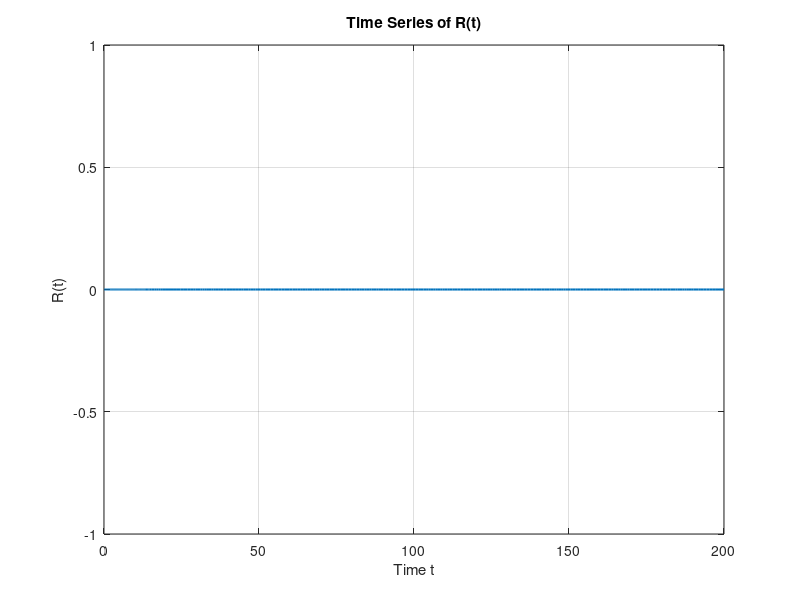
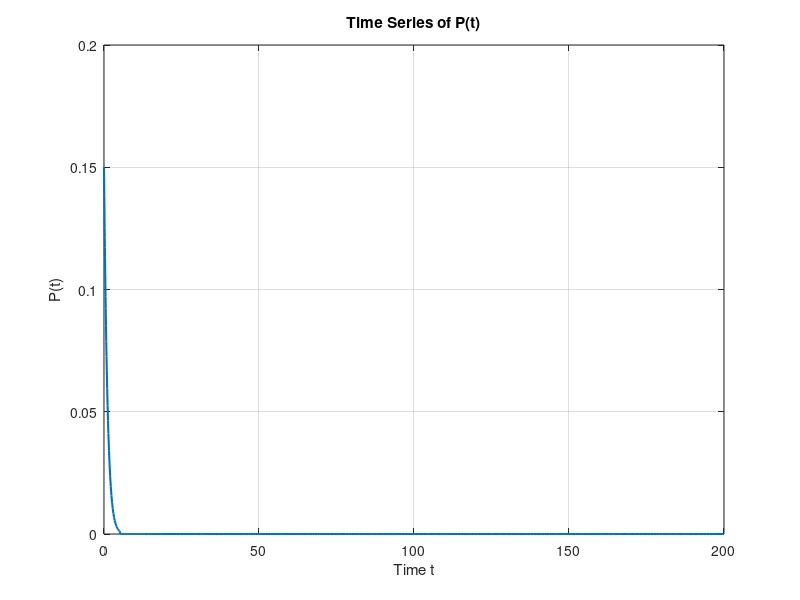
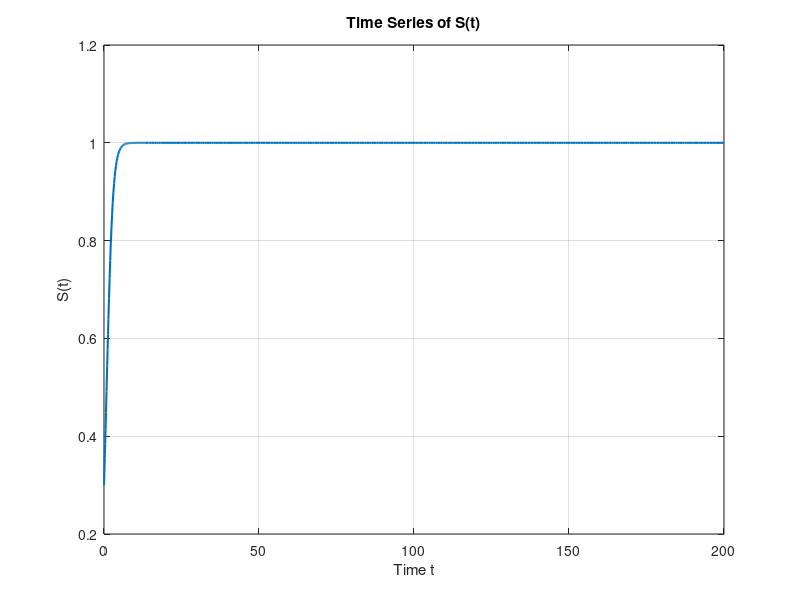
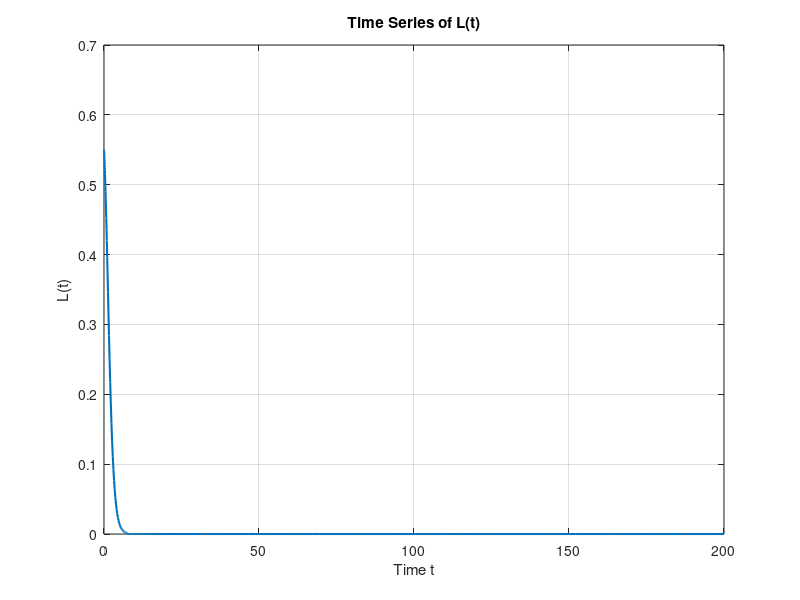

Write the MATLAB code that produced these figures, in order.
% rpslk_system.m - Simulation of the Rock-Paper-Scissors-Lizard-Spock system
%
% Equations (when a = 1, the system reduces to):
%   dR/dt = R(-P + S + L - K)
%   dP/dt = P(R - S - L + K)
%   dS/dt = S(-R + P + L - K)
%   dL/dt = L(-R + P - S + K)
%   dK/dt = K(R - P + S - L)
%
% The function handle RPSLK below introduces an extra parameter a for flexibility.
%
% Initial conditions are set as:
%   R0 = 0.000, P0 = 0.150, S0 = 0.300, L0 = 0.550, K0 = 0.000
%
% The system is integrated over the time span [0, 200] using ode45.
% Values with an absolute value less than 1e-3 are rounded to zero.
%
% Plots are generated for the time evolution of each variable, and a 3D phase plot is created.
%
% Author: Sabneet Bains
% License: MIT License

clear; close all; clc;

%% Parameter and System Definition
a = 1; % Set to 1 for the standard system

% Define the RPSLK system with an extra term that vanishes when a=1.
RPSLK = @(t,p) [ p(1) * ((-p(2) + a*p(3) + a*p(4) - p(5)) - (a-1)*(p(1)*p(2) + p(1)*p(3) + p(1)*p(4) + p(1)*p(5) + p(2)*p(3) + p(2)*p(4) + p(2)*p(5) + p(3)*p(4) + p(3)*p(5) + p(4)*p(5)));
                 p(2) * ((a*p(1) - p(3) - p(4) + a*p(5)) - (a-1)*(p(1)*p(2) + p(1)*p(3) + p(1)*p(4) + p(1)*p(5) + p(2)*p(3) + p(2)*p(4) + p(2)*p(5) + p(3)*p(4) + p(3)*p(5) + p(4)*p(5)));
                 p(3) * ((-p(1) + a*p(2) + a*p(4) - p(5)) - (a-1)*(p(1)*p(2) + p(1)*p(3) + p(1)*p(4) + p(1)*p(5) + p(2)*p(3) + p(2)*p(4) + p(2)*p(5) + p(3)*p(4) + p(3)*p(5) + p(4)*p(5)));
                 p(4) * ((-p(1) + a*p(2) - p(3) + a*p(5)) - (a-1)*(p(1)*p(2) + p(1)*p(3) + p(1)*p(4) + p(1)*p(5) + p(2)*p(3) + p(2)*p(4) + p(2)*p(5) + p(3)*p(4) + p(3)*p(5) + p(4)*p(5)));
                 p(5) * ((a*p(1) - p(2) + a*p(3) - p(4)) - (a-1)*(p(1)*p(2) + p(1)*p(3) + p(1)*p(4) + p(1)*p(5) + p(2)*p(3) + p(2)*p(4) + p(2)*p(5) + p(3)*p(4) + p(3)*p(5) + p(4)*p(5))) ];

%% Initial Conditions
R0 = 0.000;
P0 = 0.150;
S0 = 0.300;
L0 = 0.550;
K0 = 0.000;
initialConditions = [R0; P0; S0; L0; K0];

%% Integration using ode45
tspan = [0, 200];
[t, p] = ode45(RPSLK, tspan, initialConditions);

%% Post-Processing: Set near-zero values to exactly zero
p(abs(p) < 1e-3) = 0;

%% Plotting Results

% Plot R(t)
figure;
plot(t, p(:,1), 'LineWidth', 1.5);
grid on;
xlabel('Time t');
ylabel('R(t)');
title('Time Series of R(t)');

% Plot P(t)
figure;
plot(t, p(:,2), 'LineWidth', 1.5);
grid on;
xlabel('Time t');
ylabel('P(t)');
title('Time Series of P(t)');

% Plot S(t)
figure;
plot(t, p(:,3), 'LineWidth', 1.5);
grid on;
xlabel('Time t');
ylabel('S(t)');
title('Time Series of S(t)');

% Plot L(t)
figure;
plot(t, p(:,4), 'LineWidth', 1.5);
grid on;
xlabel('Time t');
ylabel('L(t)');
title('Time Series of L(t)');

% Plot K(t)
figure;
plot(t, p(:,5), 'LineWidth', 1.5);
grid on;
xlabel('Time t');
ylabel('K(t)');
title('Time Series of K(t)');

% 3D Phase Plot: Plot R vs S vs K
figure;
plot3(p(:,3), p(:,4), p(:,5), 'LineWidth', 1.5);
grid on;
xlabel('R');
ylabel('S');
zlabel('K');
title('3D Phase Plot: R vs S vs K');
axis equal;
